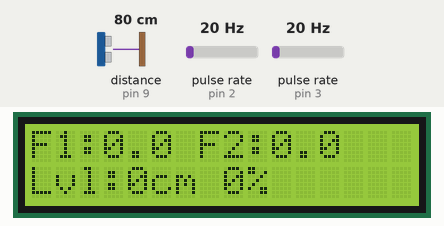
A sketch run on a simulated Arduino Uno, built with avr-gcc and run on an emulated ATmega328P. Parts: 16×2 character LCD. Wiring (inferred from the names in the program): ultrasonic range finder: trigger pin 8; echo pin 9; 2 × pulse sensor: data pin 2 / data pin 3. Inputs (shaded band) come from the test bench; at power-on: distance to the obstacle (sensor on pin 9) 80 cm, pulse rate (sensors on pin 2, pin 3) 20 Hz. The echo pulse lasts 58.3 µs per cm; what the sketch prints to the serial monitor is not drawn.

Above: at 2.7 s.
2.8 s: distance to the obstacle (sensor on pin 9) set to 2 cm
At 5.2 s:
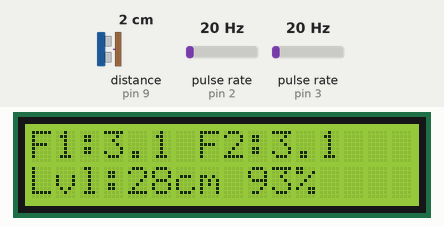
5.5 s: pulse rate (sensor on pin 2) set to 4 Hz
At 7.3 s:
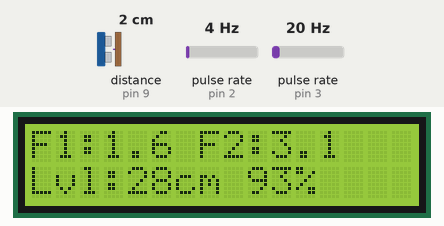
8.5 s: pulse rate (sensor on pin 3) set to 4 Hz
At 9.6 s:
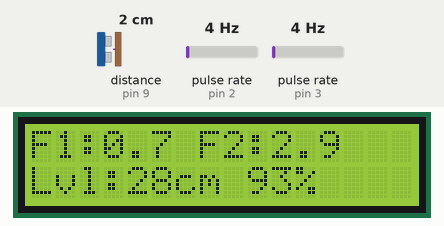
11.3 s: distance to the obstacle (sensor on pin 9) set to 4 cm
At 12.7 s:
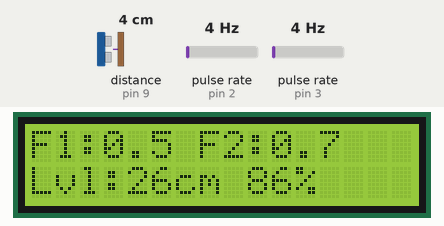
14.3 s: pulse rate (sensor on pin 2) set to 50 Hz
At 16.5 s:
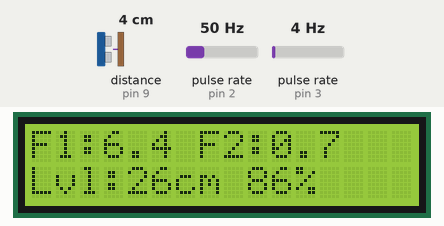
17.3 s: pulse rate (sensor on pin 3) set to 50 Hz
At 18.9 s:
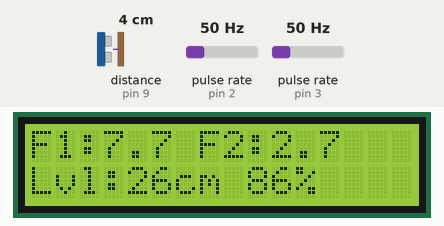
Timing chart, 0 to 20.4 s (numbered marks = the images above; inputs shaded):
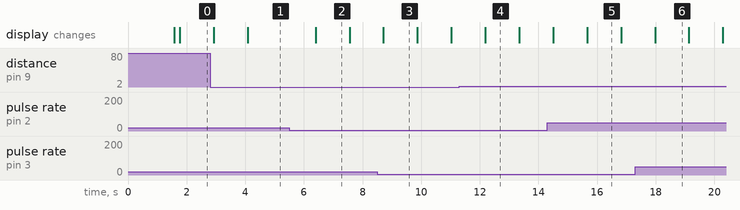

The sketch:

code.ino
```cpp
#include <Wire.h>
#include <LiquidCrystal_I2C.h>

LiquidCrystal_I2C lcd(0x27, 16, 2);

const int TRIG_PIN = 8;
const int ECHO_PIN = 9;
const unsigned long PULSE_TIMEOUT = 30000UL;
const int SAMPLES = 5;

const int FLOW_PIN1 = 2;
const int FLOW_PIN2 = 3;

volatile unsigned long pulseCount1 = 0;
volatile unsigned long pulseCount2 = 0;

const float PULSES_PER_LITER1 = 450.0;
const float PULSES_PER_LITER2 = 450.0;
const unsigned long FLOW_INTERVAL_MS = 1000;
const int tankDepth = 30;

unsigned long lastFlowTime = 0;
float flowLpm1 = 0;
float flowLpm2 = 0;

void flowPulseISR1() { pulseCount1++; }
void flowPulseISR2() { pulseCount2++; }

float singleDistanceCm() {
  digitalWrite(TRIG_PIN, LOW);
  delayMicroseconds(2);
  digitalWrite(TRIG_PIN, HIGH);
  delayMicroseconds(10);
  digitalWrite(TRIG_PIN, LOW);

  unsigned long duration = pulseIn(ECHO_PIN, HIGH, PULSE_TIMEOUT);
  if (duration == 0) return -1;
  return duration * 0.034 / 2.0;
}

float medianDistanceCm() {
  float readings[SAMPLES];
  for (int i = 0; i < SAMPLES; i++) {
    readings[i] = singleDistanceCm();
    delay(25);
  }

  for (int i = 0; i < SAMPLES - 1; i++) {
    for (int j = i + 1; j < SAMPLES; j++) {
      if (readings[j] < readings[i]) {
        float t = readings[i];
        readings[i] = readings[j];
        readings[j] = t;
      }
    }
  }
  return readings[SAMPLES / 2];
}

void setup() {
  pinMode(TRIG_PIN, OUTPUT);
  pinMode(ECHO_PIN, INPUT);
  digitalWrite(TRIG_PIN, LOW);

  pinMode(FLOW_PIN1, INPUT_PULLUP);
  pinMode(FLOW_PIN2, INPUT_PULLUP);

  attachInterrupt(digitalPinToInterrupt(FLOW_PIN1), flowPulseISR1, RISING);
  attachInterrupt(digitalPinToInterrupt(FLOW_PIN2), flowPulseISR2, RISING);

  Serial.begin(115200);

  lcd.init();
  lcd.backlight();
  lcd.clear();
  lcd.setCursor(0, 0);
  lcd.print("Water Monitor");
  delay(1500);
  lcd.clear();

  lastFlowTime = millis();
}

void loop() {
  unsigned long now = millis();

  if (now - lastFlowTime >= FLOW_INTERVAL_MS) {
    noInterrupts();
    unsigned long p1 = pulseCount1;
    unsigned long p2 = pulseCount2;
    pulseCount1 = 0;
    pulseCount2 = 0;
    interrupts();

    flowLpm1 = (p1 / PULSES_PER_LITER1) * 60.0;
    flowLpm2 = (p2 / PULSES_PER_LITER2) * 60.0;

    lastFlowTime = now;
  }

  float distance = medianDistanceCm();
  if (distance < 0 || distance > tankDepth) distance = tankDepth;

  int waterLevel = tankDepth - (int)round(distance);
  if (waterLevel < 0) waterLevel = 0;

  int percentage = (waterLevel * 100) / tankDepth;

  lcd.setCursor(0, 0);
  lcd.print("F1:");
  lcd.print(flowLpm1, 1);
  lcd.print(" F2:");
  lcd.print(flowLpm2, 1);
  lcd.print(" ");

  lcd.setCursor(0, 1);
  lcd.print("Lvl:");
  lcd.print(waterLevel);
  lcd.print("cm ");
  lcd.print(percentage);
  lcd.print("%  ");

  Serial.print(distance, 2);
  Serial.print(",");
  Serial.print(percentage);
  Serial.print(",");
  Serial.print(flowLpm1, 2);
  Serial.print(",");
  Serial.println(flowLpm2, 2);

  delay(1000);
}
```

Measured:
- after the input at 5.5 s, the display: changes after 0.90 s (image 2)
- after the input at 17.3 s, the display: changes after 0.68 s (image 6)
- what the display in image 2 shows lasts 1.2 s, from 6.4 s to 7.6 s
